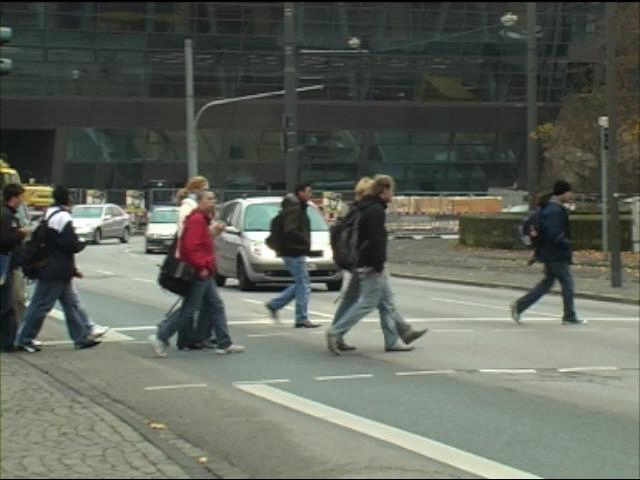
#> input picture frame 20 of python/res/TUD-Crossing.mp4, 640 x 480 px
$ python plotimages.py   (older library calls are emulated)
#> lines starting #> are read from the running program, lines starting #| are printed output that depends on the picture
import numpy as np
import cv2
from matplotlib import pyplot as plt
import imutils

# Load video with cv2
cap = cv2.VideoCapture('res/TUD-Crossing.mp4')

# Initial testing on the first frame
for _ in range(1):

    # Capture frame-by-frame
    ret, frame = cap.read()

    # Image operations
    gray = cv2.cvtColor(frame, cv2.COLOR_BGR2GRAY)
    gray = cv2.GaussianBlur(gray, (7, 7), 0)

    edges = cv2.Canny(frame, 100, 200)

    edged = cv2.Canny(gray, 50, 100)
    edged = cv2.dilate(edged, None, iterations=1)
    edged = cv2.erode(edged, None, iterations=1)

    # Contours logic - Not in use here
    cnts = cv2.findContours(edged.copy(), cv2.RETR_EXTERNAL,
                            cv2.CHAIN_APPROX_SIMPLE)
    cnts = cnts[0] if imutils.is_cv2() else cnts[1]

    # plot meta
    titles = ['Original frame', 'grayscale / GaussianBlur', 'Canny Edges Original', 'Canny Edges blurred']
    images = [frame, gray, edges, edged]

    # plot images
    for i in range(4):
        plt.subplot(2, 2, i + 1), plt.imshow(images[i], 'gray')
        plt.title(titles[i])
        plt.xticks([]), plt.yticks([])
    plt.show()
#> this loop made 1 pass
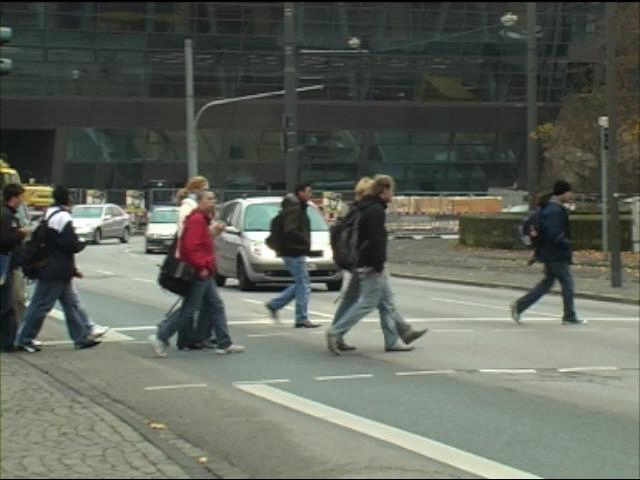
#> input picture frame 20 of python/res/TUD-Crossing.mp4, 640 x 480 px
#> pass 1, `gray = cv2.cvtColor(frame, cv2.COLOR_BGR2GRAY)`:
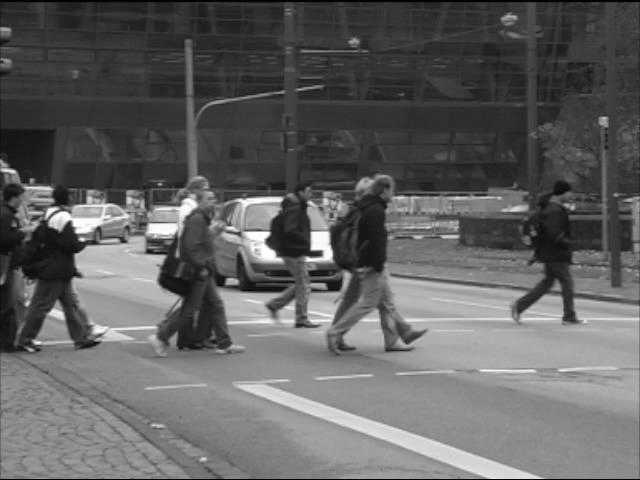
#> gray: shape (480, 640); min 0, max 255, mean 97.3
#> pass 1, `edges = cv2.Canny(frame, 100, 200)`:
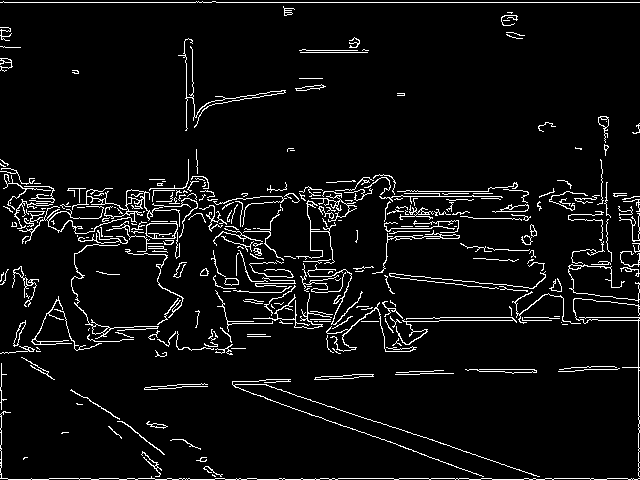
#> edges: shape (480, 640); 5.6% white in thin lines or dots
#> pass 1, `edged = cv2.Canny(gray, 50, 100)`:
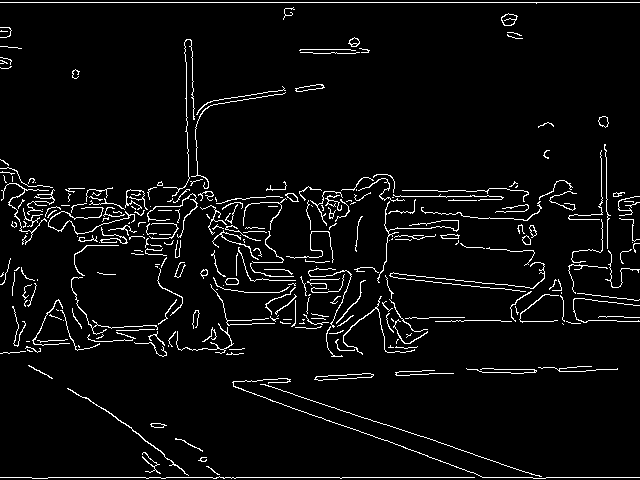
#> edged: shape (480, 640); 4.6% white in thin lines or dots
#> pass 1, `plt.show()`:
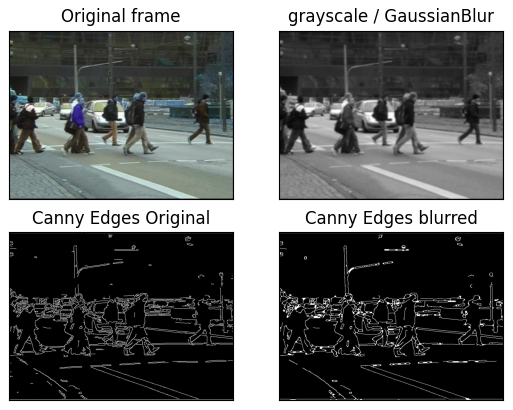
#> figure drawn by matplotlib, 4 panels; B, G, R data is drawn as R, G, B
#> frame is the input picture: shape (480, 640, 3); mean B, G, R 90.8, 99.7, 95.3

    # Display the resulting frame
    # if cv2.waitKey(1) & 0xFF == ord('q'):
    #     break

# When everything done, release the capture
cap.release()
cv2.destroyAllWindows()

$ run again, starting later in the video
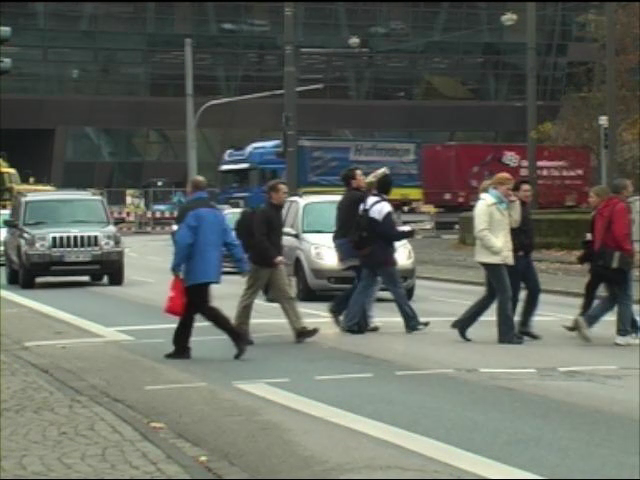
#> input picture frame 90 of python/res/TUD-Crossing.mp4, 640 x 480 px
#> the loop `for _ in range(1):` made 1 pass
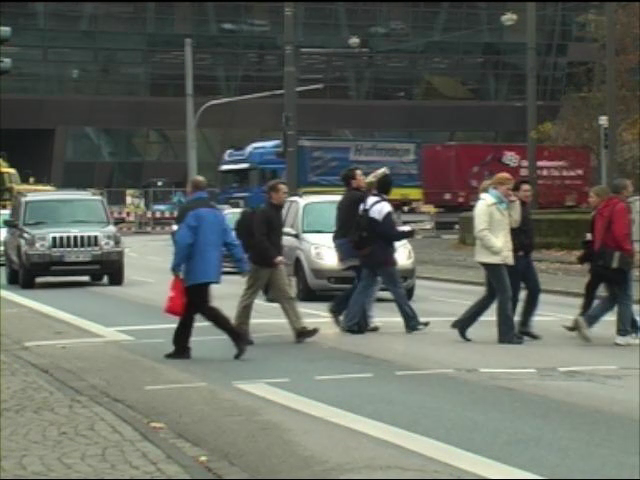
#> input picture frame 90 of python/res/TUD-Crossing.mp4, 640 x 480 px
#> pass 1, `edges = cv2.Canny(frame, 100, 200)`:
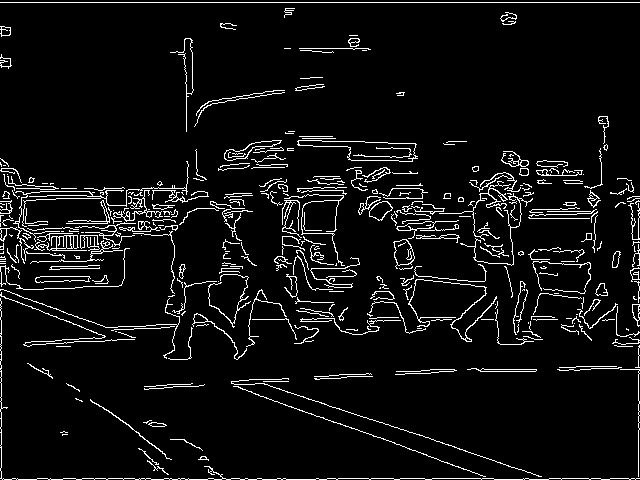
#> edges: shape (480, 640); 6.1% white in thin lines or dots
#> pass 1, `plt.show()`:
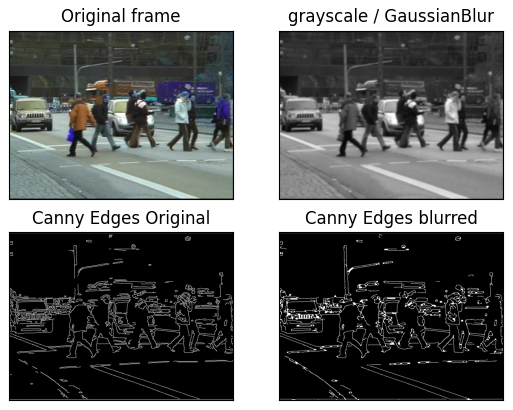
#> figure drawn by matplotlib, 4 panels; B, G, R data is drawn as R, G, B
#> frame is the input picture: shape (480, 640, 3); mean B, G, R 95.2, 102.8, 99.1

$ run again, starting later in the video
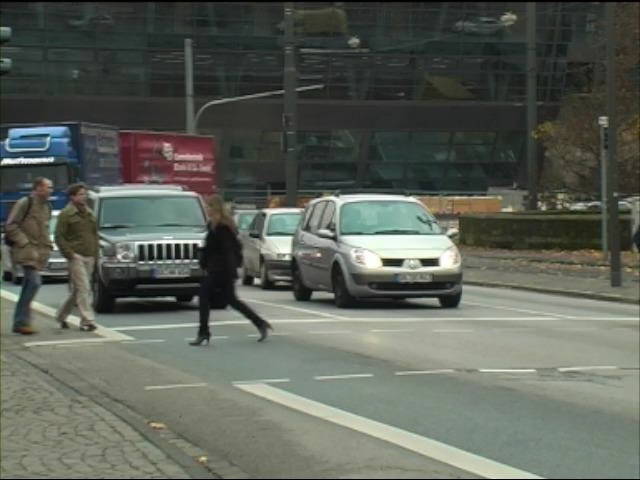
#> input picture frame 160 of python/res/TUD-Crossing.mp4, 640 x 480 px
#> the loop `for _ in range(1):` made 1 pass
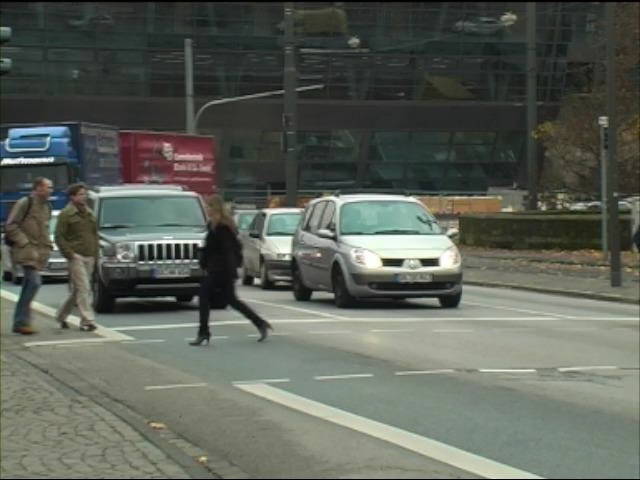
#> input picture frame 160 of python/res/TUD-Crossing.mp4, 640 x 480 px
#> pass 1, `edges = cv2.Canny(frame, 100, 200)`:
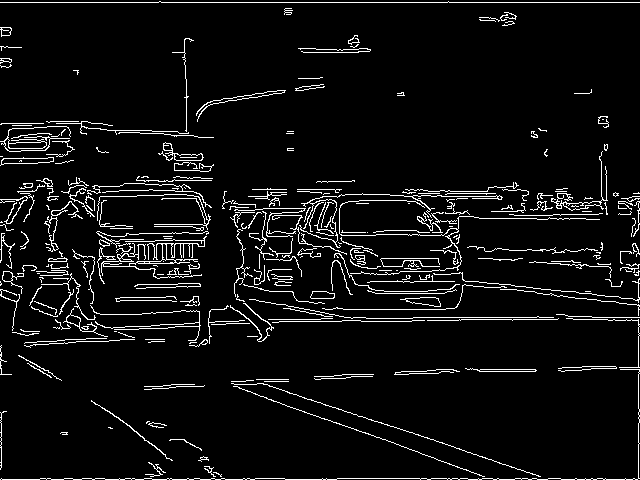
#> edges: shape (480, 640); 6% white in thin lines or dots
#> pass 1, `plt.show()`:
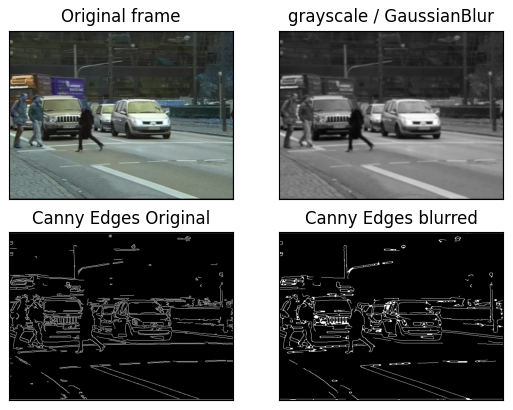
#> figure drawn by matplotlib, 4 panels; B, G, R data is drawn as R, G, B
#> frame is the input picture: shape (480, 640, 3); mean B, G, R 88.3, 97, 92.3
